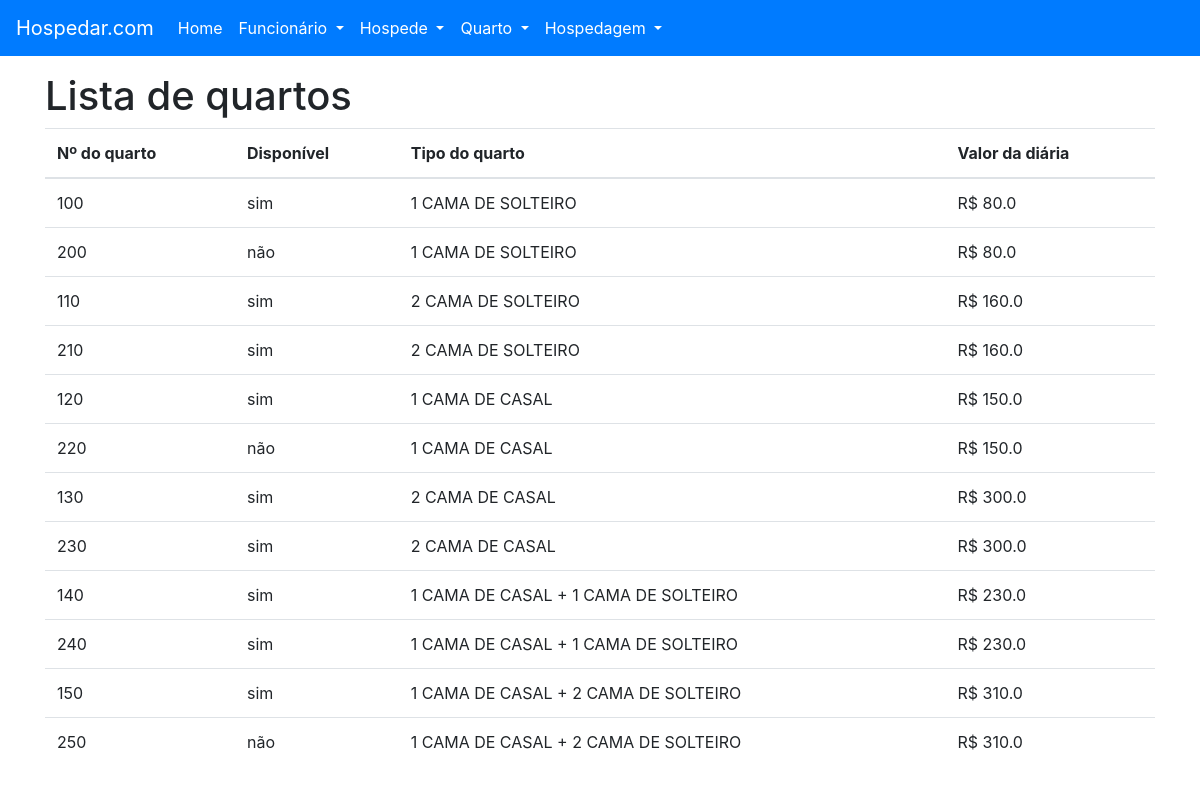
The app's page /quarto/listar with its own data.
### tables this page shows
CREATE TABLE "QUARTO" (
	"ID_QUARTO" INTEGER NOT NULL PRIMARY KEY AUTOINCREMENT UNIQUE,
	"NU_QUARTO" INTEGER NOT NULL UNIQUE,
	"IN_DISPONIVEL" INTEGER NOT NULL, -- BOOLEAN 0/1
	"ID_TIPO_QUARTO" INTEGER NOT NULL,

	FOREIGN KEY ("ID_TIPO_QUARTO") REFERENCES "TIPO_QUARTO" ("ID_TIPO_QUARTO")
);

CREATE TABLE "TIPO_QUARTO" (
	"ID_TIPO_QUARTO" INTEGER NOT NULL PRIMARY KEY AUTOINCREMENT UNIQUE,
	"NO_TIPO_QUARTO" VARCHAR(16) NOT NULL,
	"VL_DIARIA" REAL NOT NULL
);

### project/backend/quarto/views.py (the view)
def listar():
    with ViewQuartoTipoQuarto(DATABASE_URL) as db:
        quartos = db.select_all()
    return render_template('quarto-listar.html', title='Listar Quartos', quartos=quartos)

### project/backend/main/models.py (called while the page is built)
    def __enter__(self):
        self.open()
        return self

    def __exit__(self, exc_type, exc_val, exc_tb):
        self.close()

    def open(self):
        self._connection = sqlite3.connect(self.url)

    def close(self):
        self._connection.close()

    def cursor_to_dict(self, cursors: Iterable):
        return [dict(zip(self.__tablecolumns__, cursor)) for cursor in cursors]

    def select_all(self):
        if self._connection:
            return self.cursor_to_dict(self._connection.execute(f'SELECT * FROM {self.__tablename__};'))
        raise ProgrammingError('ProgrammingError: Cannot operate on a closed database.')

### project/frontend/templates/quarto-listar.html
{% extends 'base.html' %}
{% block content %}
    <h1 class="mt-3">Lista de quartos</h1>
    <table class="table">
        <thead>
            <tr>
                <th scope="col">Nº do quarto</th>
                <th scope="col">Disponível</th>
                <th scope="col">Tipo do quarto</th>
                <th scope="col">Valor da diária</th>
            </tr>
        </thead>
        <tbody>
            {% for quarto in quartos %}
            <tr>
                <td scope="row">{{ quarto['NU_QUARTO'] }}</td>
                {% if quarto['IN_DISPONIVEL'] %}
                    <td scope="row">sim</td>
                {% else %}
                    <td scope="row">não</td>
                {% endif %}
                <td scope="row">{{ quarto['NO_TIPO_QUARTO'] }}</td>
                <td scope="row">R$ {{ quarto['VL_DIARIA'] }}</td>
            </tr>
            {% endfor %}
        </tbody>
    </table>
{% endblock content%}

### project/frontend/templates/base.html (shortened to what this page needs)
<!DOCTYPE html>
<html lang="pt">
<head>
    <link rel="stylesheet" href="https://maxcdn.bootstrapcdn.com/bootstrap/4.0.0/css/bootstrap.min.css">
</head>
<body>
    <nav class="navbar navbar-expand-md navbar-light bg-primary">
        <a class="navbar-brand text-white" href="{{ url_for('main.home') }}">Hospedar.com</a>
        <div class="collapse navbar-collapse" id="navbarSupportedContent">
            <ul class="navbar-nav mr-auto">
                <li class="nav-item">
                    <a class="nav-link text-white" href="{{ url_for('main.home') }}">Home</a>
                </li>
                <li class="nav-item dropdown">
                    <a class="nav-link dropdown-toggle text-white" href="#" id="navbar-dropdown-funcionario" role="button" data-toggle="dropdown" aria-haspopup="true" aria-expanded="false">
                        Funcionário
                    </a>
                </li>
                <li class="nav-item dropdown">
                    <a class="nav-link dropdown-toggle text-white" href="#" id="navbar-dropdown-hospede" role="button" data-toggle="dropdown" aria-haspopup="true" aria-expanded="false">
                        Hospede
                    </a>
                </li>
                <li class="nav-item dropdown">
                    <a class="nav-link dropdown-toggle text-white" href="#" id="navbar-dropdown-quarto" role="button" data-toggle="dropdown" aria-haspopup="true" aria-expanded="false">
                        Quarto
                    </a>
                </li>
                <li class="nav-item dropdown">
                    <a class="nav-link dropdown-toggle text-white" href="#" id="navbar-dropdown-hospedagem" role="button" data-toggle="dropdown" aria-haspopup="true" aria-expanded="false">
                        Hospedagem
                    </a>
                </li>
            </ul>
        </div>
    </nav>
    <div class="container">
        {% block content %} {% endblock content %}
    </div>
</body>
</html>

### records on screen
QUARTO: NU_QUARTO "100", IN_DISPONIVEL "sim", NO_TIPO_QUARTO "1 CAMA DE SOLTEIRO", VL_DIARIA "80.0"
QUARTO: NU_QUARTO "200", IN_DISPONIVEL "não", NO_TIPO_QUARTO "1 CAMA DE SOLTEIRO", VL_DIARIA "80.0"
QUARTO: NU_QUARTO "110", IN_DISPONIVEL "sim", NO_TIPO_QUARTO "2 CAMA DE SOLTEIRO", VL_DIARIA "160.0"
QUARTO: NU_QUARTO "210", IN_DISPONIVEL "sim", NO_TIPO_QUARTO "2 CAMA DE SOLTEIRO", VL_DIARIA "160.0"
QUARTO: NU_QUARTO "120", IN_DISPONIVEL "sim", NO_TIPO_QUARTO "1 CAMA DE CASAL", VL_DIARIA "150.0"
QUARTO: NU_QUARTO "220", IN_DISPONIVEL "não", NO_TIPO_QUARTO "1 CAMA DE CASAL", VL_DIARIA "150.0"
QUARTO: NU_QUARTO "130", IN_DISPONIVEL "sim", NO_TIPO_QUARTO "2 CAMA DE CASAL", VL_DIARIA "300.0"
QUARTO: NU_QUARTO "230", IN_DISPONIVEL "sim", NO_TIPO_QUARTO "2 CAMA DE CASAL", VL_DIARIA "300.0"
QUARTO: NU_QUARTO "140", IN_DISPONIVEL "sim", NO_TIPO_QUARTO "1 CAMA DE CASAL + 1 CAMA DE SOLTEIRO", VL_DIARIA "230.0"
QUARTO: NU_QUARTO "240", IN_DISPONIVEL "sim", NO_TIPO_QUARTO "1 CAMA DE CASAL + 1 CAMA DE SOLTEIRO", VL_DIARIA "230.0"
QUARTO: NU_QUARTO "150", IN_DISPONIVEL "sim", NO_TIPO_QUARTO "1 CAMA DE CASAL + 2 CAMA DE SOLTEIRO", VL_DIARIA "310.0"
QUARTO: NU_QUARTO "250", IN_DISPONIVEL "não", NO_TIPO_QUARTO "1 CAMA DE CASAL + 2 CAMA DE SOLTEIRO", VL_DIARIA "310.0"
